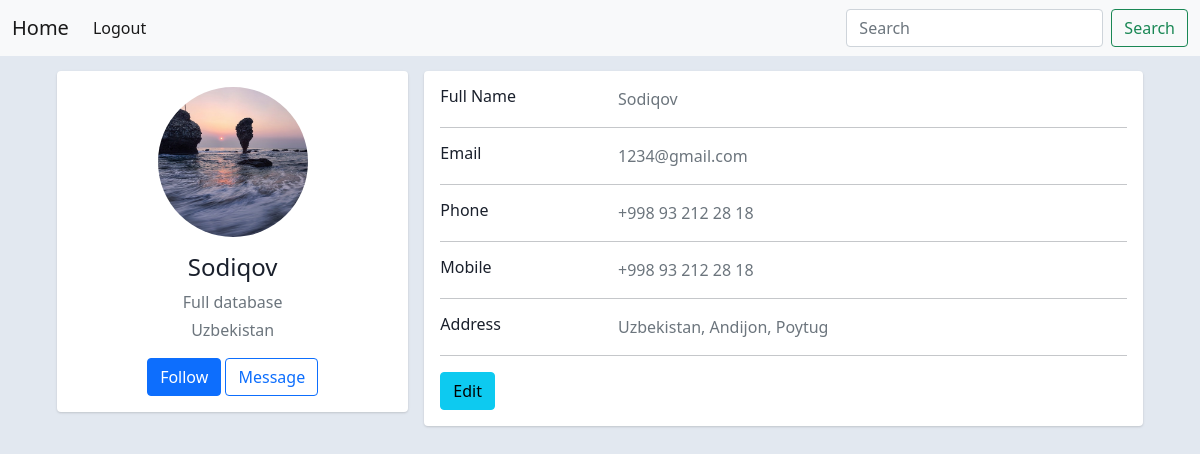
Page / (signed in) on the committed database.
### website/models.py (models this page shows)
class Admin(AbstractUser):
    logo = models.ImageField()
    file = models.FileField()
    file_name = models.CharField(max_length=100)

### website/views.py (the view)
# urls.py: path('', Home.as_view(), name='home'),
class Home(generic.TemplateView):
    template_name = 'index.html'

### website/templates/index.html (shortened to what this page needs)
{% load static %}
<!DOCTYPE html>
<html lang="en">
<head>
    <link href="https://cdn.jsdelivr.net/npm/bootstrap@5.0.2/dist/css/bootstrap.min.css" rel="stylesheet">
    <link rel="stylesheet" href="https://cdnjs.cloudflare.com/ajax/libs/font-awesome/6.1.1/css/all.min.css">
    <link rel="stylesheet" href="{% static 'style.css' %}">
</head>
<body>
    <nav class="navbar navbar-expand-lg navbar-light bg-light">
        <div class="container-fluid">
          <a class="navbar-brand" href="{% url 'django:home' %}">Home</a>
          <div class="collapse navbar-collapse" id="navbarSupportedContent">
            <ul class="navbar-nav me-auto mb-2 mb-lg-0">
                {% if request.user.is_authenticated %}
                <li class="nav-item">
                    <a class="nav-link active" href="{% url 'django:logout' %}" tabindex="-1" aria-disabled="true">Logout</a>
                </li>
                {% endif %}
            </ul>
            <form class="d-flex">
              <input class="form-control me-2" type="search" placeholder="Search" aria-label="Search">
              <button class="btn btn-outline-success" type="submit">Search</button>
            </form>
          </div>
        </div>
      </nav>
    {% block content %}
    {% include 'home.html' %}
    {% endblock content %}
</body>
</html>

### website/templates/home.html (shortened to what this page needs)
{% load static %}
<link rel="stylesheet" href="https://unpkg.com/filepond-plugin-image-preview/dist/filepond-plugin-image-preview.min.css">
<link rel="stylesheet" href="https://unpkg.com/filepond/dist/filepond.min.css">
{% if request.user.is_authenticated %}
<div class="container">
    <div class="main-body">
          <div class="row gutters-sm">
            <div class="col-md-4 mb-3">
              <div class="card">
                <div class="card-body">
                  <div class="d-flex flex-column align-items-center text-center">
                    {% if request.user.logo %}
                    <img src="{{ request.user.logo.url }}" alt="Your image" class="rounded-circle" width="150px" height="150">
                    {% endif %}
                    <div class="mt-3">
                      <h4>{{ request.user.username }}</h4>
                      <p class="text-secondary mb-1">Full database</p>
                      <p class="text-muted font-size-sm">Uzbekistan</p>
                      <button class="btn btn-primary">Follow</button>
                      <button class="btn btn-outline-primary">Message</button>
                    </div>
                  </div>
                </div>
              </div>
            </div>
            <div class="col-md-8">
              <div class="card mb-3">
                <div class="card-body">
                  <div class="row">
                    <div class="col-sm-3">
                      <h6 class="mb-0">Full Name</h6>
                    </div>
                    <div class="col-sm-9 text-secondary">
                        {{ request.user.username }}
                    </div>
                  </div>
                  <hr>
                  <div class="row">
                    <div class="col-sm-3">
                      <h6 class="mb-0">Email</h6>
                    </div>
                    <div class="col-sm-9 text-secondary">
                        {{ request.user.email }}
                    </div>
                  </div>
                  <hr>
                  <div class="row">
                    <div class="col-sm-3">
                      <h6 class="mb-0">Phone</h6>
                    </div>
                    <div class="col-sm-9 text-secondary">
                      +998 93 212 28 18
                    </div>
                  </div>
                  <hr>
                  <div class="row">
                    <div class="col-sm-3">
                      <h6 class="mb-0">Mobile</h6>
                    </div>
                    <div class="col-sm-9 text-secondary">
                        +998 93 212 28 18
                    </div>
                  </div>
                  <hr>
                  <div class="row">
                    <div class="col-sm-3">
                      <h6 class="mb-0">Address</h6>
                    </div>
                    <div class="col-sm-9 text-secondary">
                      Uzbekistan, Andijon, Poytug
                    </div>
                  </div>
                  <hr>
                  <div class="row">
                    <div class="col-sm-12">
                      <a class="btn btn-info " href="{% url 'django:change-user' %}">Edit</a>
                    </div>
                  </div>
                </div>
              </div>
            </div>
          </div>
        </div>
    </div>
{% endif %}

### static/style.css (style rules this page uses)
* { margin: 0; padding: 0; box-sizing: border-box; }
body { background-color: rgb(12, 33, 95); }
nav { margin-top: 0px !important; }

### website/templates/home.html (style rules this page uses)
body { color: #1a202c; text-align: left; background-color: #e2e8f0; }
.main-body { padding: 15px; }
.card { box-shadow: 0 1px 3px 0 rgba(0,0,0,.1), 0 1px 2px 0 rgba(0,0,0,.06); }
.card { position: relative; display: flex; flex-direction: column; min-width: 0; word-wrap: break-word; background-color: #fff; background-clip: border-box; border: 0 solid rgba(0,0,0,.125); border-radius: .25rem; }
.card-body { flex: 1 1 auto; min-height: 1px; padding: 1rem; }
.gutters-sm { margin-right: -8px; margin-left: -8px; }
.gutters-sm>.col, .gutters-sm>[class*=col-] { padding-right: 8px; padding-left: 8px; }
.mb-3, .my-3 { margin-bottom: 1rem!important; }

### rows in the picture
Admin: user.logo (picture), user.username "Sodiqov", user.email "1234@gmail.com"
